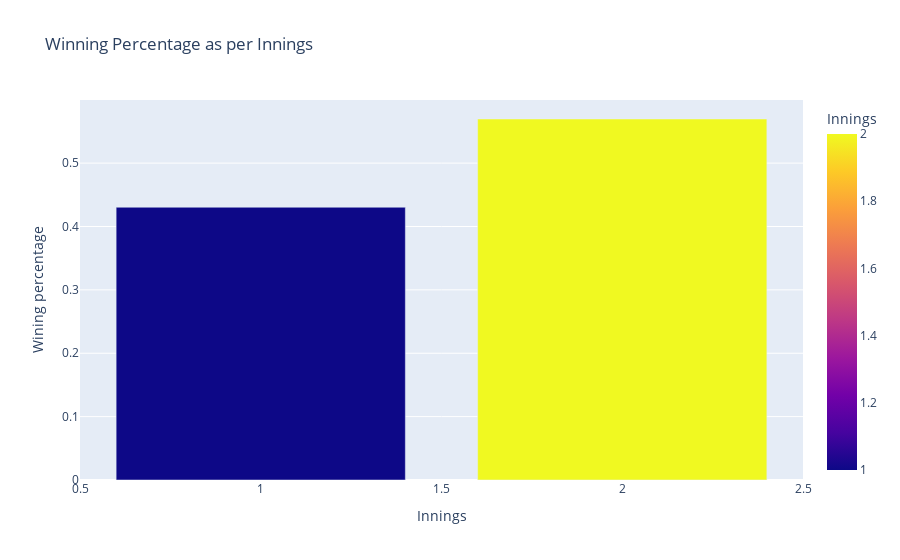

The code cell stored with this chart in its notebook:
### Code cell
#----- Plot using plotly express

Innings_Win_percentage.rename(columns = {'index':'Innings', 'Inns':'Wining percentage'}, inplace = True)
px.bar(Innings_Win_percentage, x = 'Innings', y = 'Wining percentage', color = 'Innings',title = 'Winning Percentage as per Innings')

### Figure 1 — Plotly figure (JSON) as saved in the notebook; plotly's stock layout.template omitted (floating-point values rounded to 4 significant figures)
{"data": [{"alignmentgroup": "True", "hovertemplate": "Innings=%{marker.color}<br>Wining percentage=%{y}<extra></extra>", "legendgroup": "", "marker": {"color": [2, 1], "coloraxis": "coloraxis"}, "name": "", "offsetgroup": "", "orientation": "v", "showlegend": false, "textposition": "auto", "type": "bar", "x": [2, 1], "xaxis": "x", "y": [0.5696, 0.4304], "yaxis": "y"}], "layout": {"barmode": "relative", "coloraxis": {"colorbar": {"title": {"text": "Innings"}}, "colorscale": [[0, "#0d0887"], [0.1111, "#46039f"], [0.2222, "#7201a8"], [0.3333, "#9c179e"], [0.4444, "#bd3786"], [0.5556, "#d8576b"], [0.6667, "#ed7953"], [0.7778, "#fb9f3a"], [0.8889, "#fdca26"], [1, "#f0f921"]]}, "legend": {"tracegroupgap": 0}, "title": {"text": "Winning Percentage as per Innings"}, "xaxis": {"anchor": "y", "domain": [0, 1], "title": {"text": "Innings"}}, "yaxis": {"anchor": "x", "domain": [0, 1], "title": {"text": "Wining percentage"}}}}
